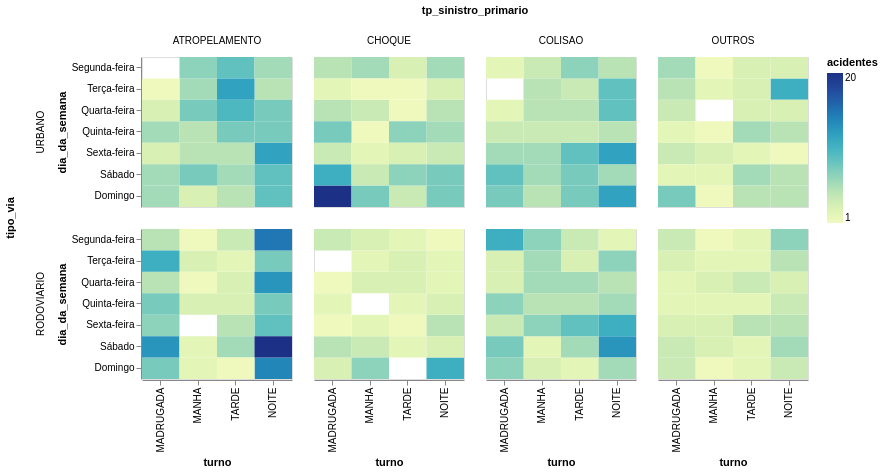

Notebook cell for this chart:
### Code cell
df_sinistros.filter(pl.col('sinistro_fatal') == 'SIM') \
    .group_by('dia_da_semana', 'turno', 'tipo_via', 'tp_sinistro_primario').agg(pl.len().alias('acidentes')) \
    .plot.rect(x='turno', color='acidentes', y='dia_da_semana', row='tipo_via', column='tp_sinistro_primario') \
    .properties(height=150, width=150)

### Figure 1 — Vega-Lite specification as saved in the notebook (floating-point values rounded to 4 significant figures; data arrays with more than 128 entries replaced by an {"elided": "..."} marker saying what was removed)
{"config": {"view": {"continuousWidth": 300, "continuousHeight": 300}}, "data": {"name": "data-751a95f48dbb8df26ef4e369cccd8e76"}, "mark": {"type": "rect", "tooltip": true}, "encoding": {"color": {"field": "acidentes", "type": "quantitative"}, "column": {"field": "tp_sinistro_primario", "type": "nominal"}, "row": {"field": "tipo_via", "sort": ["URBANO", "RODOVIARIO"], "type": "ordinal"}, "x": {"field": "turno", "sort": ["MADRUGADA", "MANHA", "TARDE", "NOITE"], "type": "ordinal"}, "y": {"field": "dia_da_semana", "sort": ["Segunda-feira", "Terça-feira", "Quarta-feira", "Quinta-feira", "Sexta-feira", "Sábado", "Domingo"], "type": "ordinal"}}, "height": 150, "params": [{"name": "param_1e9efca18e7a2868", "select": {"type": "interval", "encodings": ["x", "y"]}, "bind": "scales"}], "width": 150, "$schema": "https://vega.github.io/schema/vega-lite/v6.4.1.json", "datasets": {"data-751a95f48dbb8df26ef4e369cccd8e76": {"elided": "217 records"}}}
